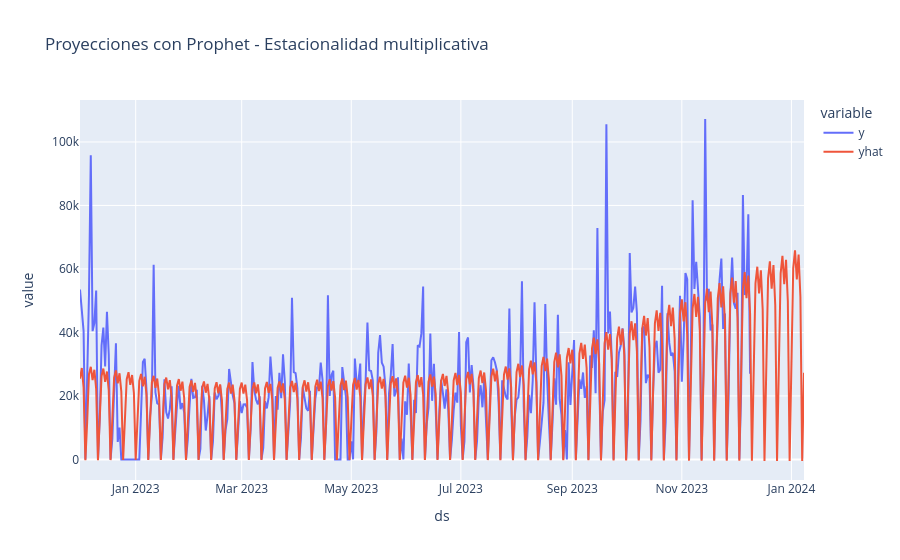

This figure's notebook cell:
### Code cell
forecast_pax_mul = m_pax_mul.predict(future_pax_mul)[['ds', 'yhat', 'yhat_lower', 'yhat_upper']]
px.line(pd.concat([df_prophet_uk.set_index('ds')['y'], forecast_pax_mul.set_index('ds')['yhat']], axis = 1), title = 'Proyecciones con Prophet - Estacionalidad multiplicativa')

### Figure 1 — Plotly figure (JSON) as saved in the notebook; plotly's stock layout.template omitted (floating-point values rounded to 4 significant figures; data arrays with more than 128 entries replaced by an {"elided": "..."} marker saying what was removed)
{"data": [{"hovertemplate": "variable=y<br>ds=%{x}<br>value=%{y}<extra></extra>", "legendgroup": "y", "line": {"color": "#636efa", "dash": "solid"}, "marker": {"symbol": "circle"}, "mode": "lines", "name": "y", "orientation": "v", "showlegend": true, "type": "scatter", "x": {"elided": "404 str values"}, "xaxis": "x", "y": {"elided": "404 float values"}, "yaxis": "y"}, {"hovertemplate": "variable=yhat<br>ds=%{x}<br>value=%{y}<extra></extra>", "legendgroup": "yhat", "line": {"color": "#EF553B", "dash": "solid"}, "marker": {"symbol": "circle"}, "mode": "lines", "name": "yhat", "orientation": "v", "showlegend": true, "type": "scatter", "x": {"elided": "404 str values"}, "xaxis": "x", "y": {"elided": "404 float values"}, "yaxis": "y"}], "layout": {"legend": {"title": {"text": "variable"}, "tracegroupgap": 0}, "title": {"text": "Proyecciones con Prophet - Estacionalidad multiplicativa"}, "xaxis": {"anchor": "y", "domain": [0, 1], "title": {"text": "ds"}}, "yaxis": {"anchor": "x", "domain": [0, 1], "title": {"text": "value"}}}}
